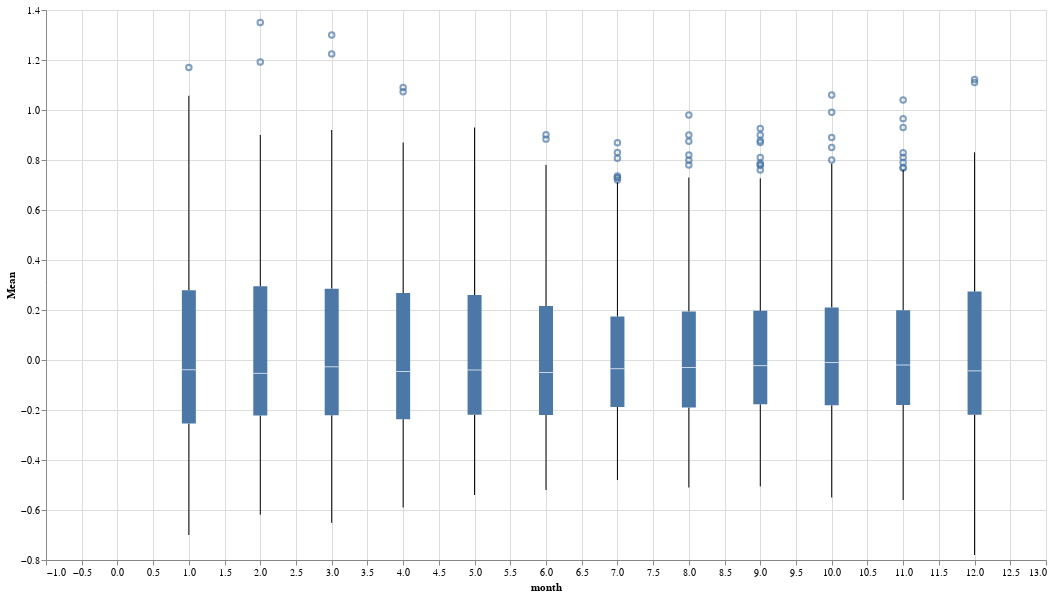

Notebook cell for this chart:
### Code cell
alt.Chart(df1).mark_boxplot().encode(
    x='month',
    y='Mean'
).properties(width= 1000,height=550)

### Figure 1 — Vega-Lite specification as saved in the notebook (floating-point values rounded to 4 significant figures; data arrays with more than 128 entries replaced by an {"elided": "..."} marker saying what was removed)
{"config": {"view": {"continuousWidth": 400, "continuousHeight": 300}}, "data": {"name": "data-c32aa4c5b571d237ab05fc5bf5b2dee5"}, "mark": "boxplot", "encoding": {"x": {"field": "month", "type": "quantitative"}, "y": {"field": "Mean", "type": "quantitative"}}, "height": 550, "width": 1000, "$schema": "https://vega.github.io/schema/vega-lite/v4.17.0.json", "datasets": {"data-c32aa4c5b571d237ab05fc5bf5b2dee5": {"elided": "3288 records"}}}
